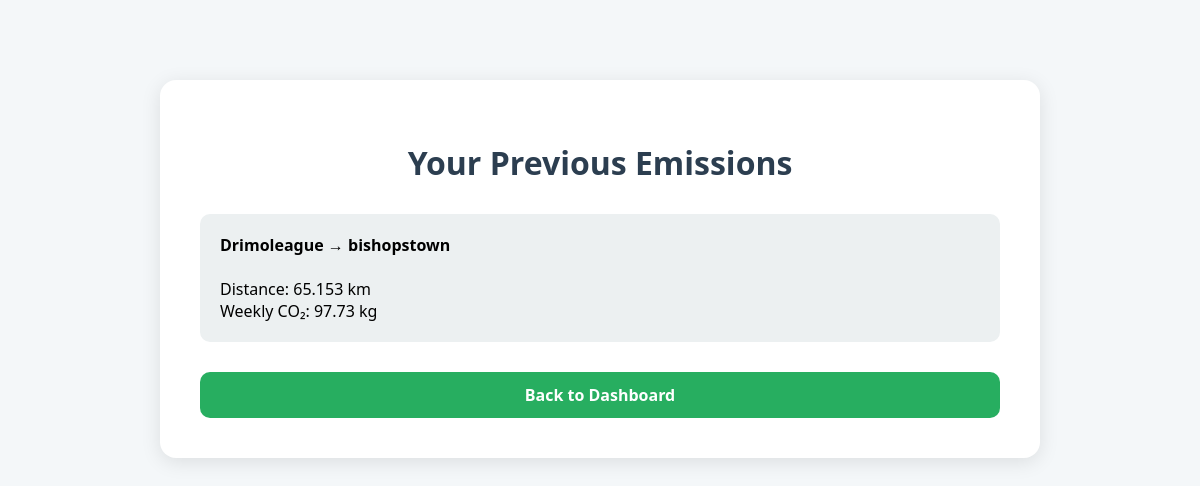
The app's page /previous-results/ (signed in), older data.
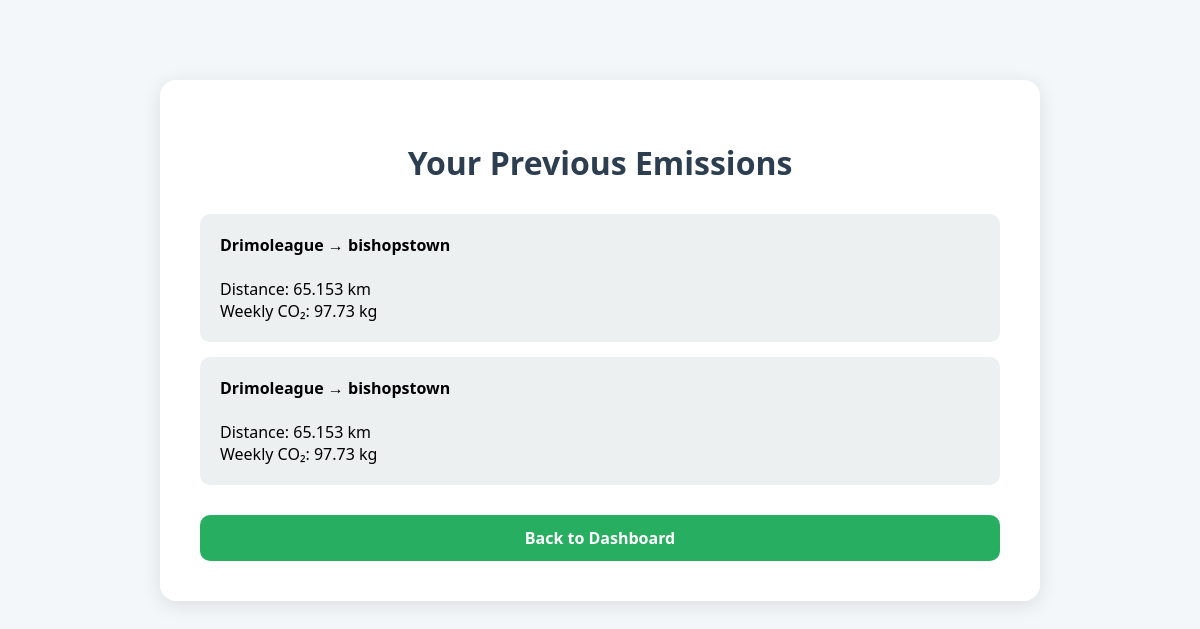
The same page, newer data.
### carbon_app/models.py (models this page shows, shortened)
class EmissionRecord(models.Model):
    user = models.ForeignKey(User, on_delete=models.CASCADE)
    origin = models.CharField(max_length=200)
    destination = models.CharField(max_length=200)
    distance_km = models.FloatField()
    weekly_emissions = models.FloatField()
    created_at = models.DateTimeField(auto_now_add=True)

### carbon_app/views.py (the view)
# urls.py: path('previous-results/', views.previous_results, name='previous_results'),
@login_required
def previous_results(request):
    results = EmissionRecord.objects.filter(user=request.user).order_by('-id')
    return render(request, 'previous_results.html', {
        'results': results
    })

### carbon_app/templates/previous_results.html (shortened to what this page needs)
<!DOCTYPE html>
<html>
<head>
</head>
<body>
<div class="container">
<h1>Your Previous Emissions</h1>
{% if results %}
{% for r in results %}
<div class="result">
<strong>{{ r.origin }} → {{ r.destination }}</strong><br><br>
Distance: {{ r.distance_km }} km<br>
Weekly CO₂: {{ r.weekly_emissions }} kg
</div>
{% endfor %}
{% else %}
<p>No results saved yet.</p>
{% endif %}
<a href="{% url 'dashboard' %}" class="back">Back to Dashboard</a>
</div>
</body>
</html>

### carbon_app/templates/previous_results.html (style rules this page uses)
body { font-family:'Segoe UI',sans-serif; background:#f4f7f9; margin:0; padding:0; }
.container { max-width:800px; margin:80px auto; background:white; padding:40px; border-radius:16px; box-shadow:0 4px 20px rgba(0,0,0,0.1); }
h1 { text-align:center; color:#2c3e50; margin-bottom:30px; }
.result { padding:20px; border-radius:10px; background:#ecf0f1; margin-bottom:15px; }
.back { display:block; text-align:center; margin-top:30px; padding:12px; background:#27ae60; color:white; text-decoration:none; border-radius:10px; font-weight:bold; }

Row changes from the older to the newer data that the page shows:
added EmissionRecord: origin "Drimoleague", destination "bishopstown", distance_km "65.153", weekly_emissions "97.73"
